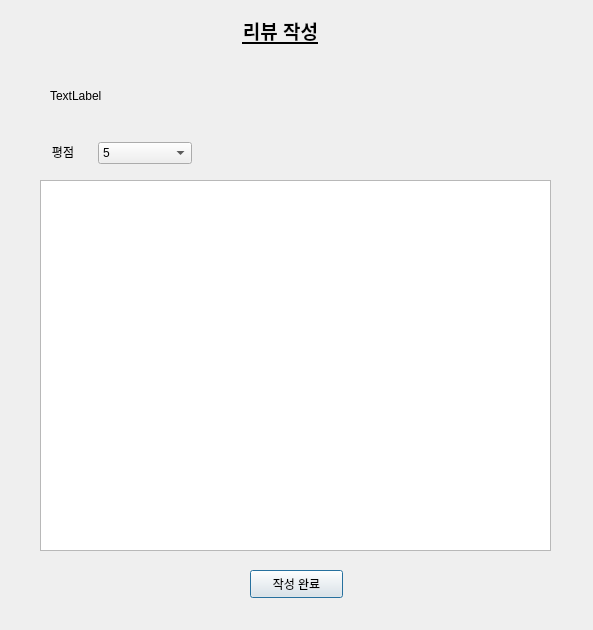
<?xml version="1.0" encoding="UTF-8"?>
<ui version="4.0">
 <class>writeDialog</class>
 <widget class="QDialog" name="writeDialog">
  <property name="geometry">
   <rect>
    <x>0</x>
    <y>0</y>
    <width>593</width>
    <height>630</height>
   </rect>
  </property>
  <property name="windowTitle">
   <string>리뷰 작성</string>
  </property>
  <widget class="QLabel" name="label">
   <property name="geometry">
    <rect>
     <x>200</x>
     <y>10</y>
     <width>161</width>
     <height>41</height>
    </rect>
   </property>
   <property name="font">
    <font>
     <pointsize>14</pointsize>
     <weight>75</weight>
     <bold>true</bold>
     <underline>true</underline>
    </font>
   </property>
   <property name="text">
    <string>리뷰 작성</string>
   </property>
   <property name="alignment">
    <set>Qt::AlignCenter</set>
   </property>
  </widget>
  <widget class="QTextEdit" name="editText">
   <property name="geometry">
    <rect>
     <x>40</x>
     <y>180</y>
     <width>511</width>
     <height>371</height>
    </rect>
   </property>
  </widget>
  <widget class="QComboBox" name="rateBox">
   <property name="geometry">
    <rect>
     <x>98</x>
     <y>142</y>
     <width>94</width>
     <height>22</height>
    </rect>
   </property>
   <item>
    <property name="text">
     <string>5</string>
    </property>
   </item>
   <item>
    <property name="text">
     <string>4</string>
    </property>
   </item>
   <item>
    <property name="text">
     <string>3</string>
    </property>
   </item>
   <item>
    <property name="text">
     <string>2</string>
    </property>
   </item>
   <item>
    <property name="text">
     <string>1</string>
    </property>
   </item>
  </widget>
  <widget class="QLabel" name="label_2">
   <property name="geometry">
    <rect>
     <x>31</x>
     <y>144</y>
     <width>64</width>
     <height>15</height>
    </rect>
   </property>
   <property name="text">
    <string>평점</string>
   </property>
   <property name="alignment">
    <set>Qt::AlignCenter</set>
   </property>
  </widget>
  <widget class="QLabel" name="infoLable">
   <property name="geometry">
    <rect>
     <x>50</x>
     <y>70</y>
     <width>301</width>
     <height>51</height>
    </rect>
   </property>
   <property name="text">
    <string>TextLabel</string>
   </property>
  </widget>
  <widget class="QPushButton" name="finishBtn">
   <property name="geometry">
    <rect>
     <x>250</x>
     <y>570</y>
     <width>93</width>
     <height>28</height>
    </rect>
   </property>
   <property name="text">
    <string>작성 완료</string>
   </property>
  </widget>
 </widget>
 <resources/>
 <connections/>
</ui>
